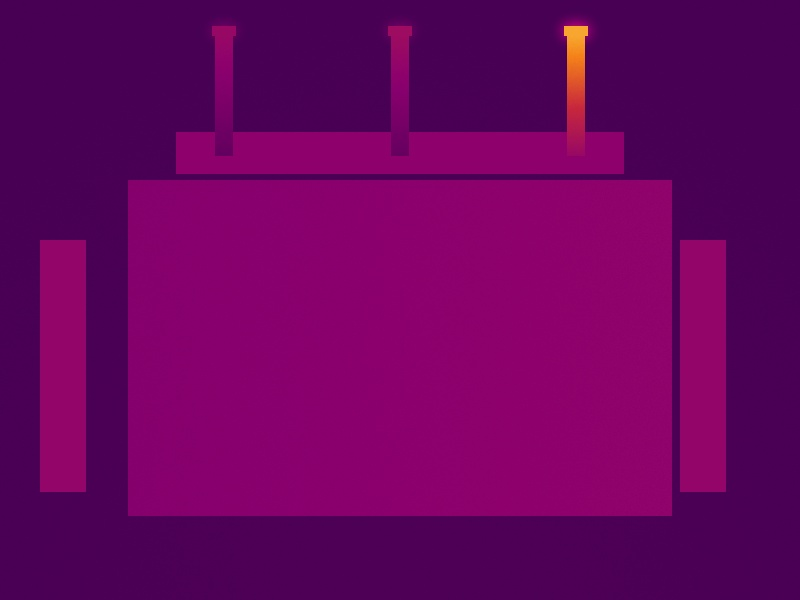
#> input picture PowerAI-Safety/data/samples/critical/critical_thermal_ironbow.jpg, 800 x 600 px
$ python -i colormaps.py   (imports and definitions only)
#> lines starting #> are read from the running program, lines starting #| are printed output that depends on the picture
#> further down, picture is the input picture: shape (600, 800, 3); mean B, G, R 95.7, 1, 106
"""红外伪彩色调色板：生成、反演与可视化。

红外相机通常只输出**伪彩色图像**（JPEG/PNG），像素值不再直接是温度，
而是「温度 → 调色板索引」映射后的 RGB 颜色。要恢复温度，必须把颜色反演
回调色板索引。

本模块的做法：
    1. 用控制点插值生成常见红外调色板（ironbow / rainbow / hot / gray）的 256 级表；
    2. 对输入图像，逐一计算像素到各调色板各级的距离，取总距离最小的调色板；
    3. 用该调色板做最近邻反演，得到 [0, 1] 的归一化值；
    4. 归一化值经线性映射得到温度：``T = t_min + v × (t_max - t_min)``。

**局限（必须知晓）**：
    本方法假设图像使用了上述标准调色板之一，且温度区间由配置给出。
    对于相机私有调色板或未标定的图像，反演得到的是**相对温度**
    （单调性与真实温度一致，绝对值可能整体偏移）。
    若需要精确绝对温度，应使用相机的辐射原始数据（16 位 TIFF/SEQ）
    或随图导出的标定文件。检测结果中的 ``backend`` 字段会标明实际使用的路径。
"""

from __future__ import annotations

import logging
from functools import lru_cache
from typing import Dict, List, Optional, Tuple

import cv2
import numpy as np

logger = logging.getLogger(__name__)

# ---------------------------------------------------------------------------
# 调色板控制点（RGB 空间，取值 0-255）
# ---------------------------------------------------------------------------
_PALETTE_STOPS: Dict[str, List[Tuple[float, Tuple[int, int, int]]]] = {
    # 铁红（ironbow）—— FLIR 默认调色板：黑 → 紫 → 红 → 橙 → 黄 → 白
    "ironbow": [
        (0.00, (0, 0, 0)),
        (0.15, (60, 0, 80)),
        (0.35, (140, 0, 110)),
        (0.55, (200, 40, 60)),
        (0.72, (245, 130, 25)),
        (0.86, (250, 205, 70)),
        (1.00, (255, 255, 255)),
    ],
    # 彩虹（rainbow / jet）：蓝 → 青 → 绿 → 黄 → 红
    "rainbow": [
        (0.00, (0, 0, 140)),
        (0.25, (0, 90, 255)),
        (0.50, (0, 220, 180)),
        (0.70, (190, 255, 20)),
        (0.85, (255, 200, 0)),
        (1.00, (200, 0, 0)),
    ],
    # 热金属（hot / white-hot）：黑 → 红 → 黄 → 白
    "hot": [
        (0.00, (0, 0, 0)),
        (0.33, (180, 0, 0)),
        (0.66, (255, 180, 0)),
        (1.00, (255, 255, 255)),
    ],
    # 灰阶
    "gray": [
        (0.00, (0, 0, 0)),
        (1.00, (255, 255, 255)),
    ],
}

PALETTE_NAMES: Tuple[str, ...] = tuple(_PALETTE_STOPS.keys())


@lru_cache(maxsize=8)
def build_palette_table(name: str, levels: int = 256) -> np.ndarray:
    """生成调色板查找表，形状 ``(levels, 3)``，RGB，uint8。

    控制点之间用线性插值。结果按 name+levels 缓存。
    """
    if name not in _PALETTE_STOPS:
        raise KeyError(f"未知调色板 {name!r}，可选：{list(_PALETTE_STOPS)}")

    stops = _PALETTE_STOPS[name]
    positions = np.array([s[0] for s in stops], dtype=np.float64)
    colors = np.array([s[1] for s in stops], dtype=np.float64)

    x = np.linspace(0.0, 1.0, levels)
    table = np.empty((levels, 3), dtype=np.float64)
    for channel in range(3):
        table[:, channel] = np.interp(x, positions, colors[:, channel])
    return np.clip(np.round(table), 0, 255).astype(np.uint8)


@lru_cache(maxsize=8)
def build_all_tables(levels: int = 256) -> np.ndarray:
    """所有调色板拼成一个数组，形状 ``(n_palettes, levels, 3)``。"""
    return np.stack([build_palette_table(name, levels) for name in PALETTE_NAMES], axis=0)


# ---------------------------------------------------------------------------
# 反演
# ---------------------------------------------------------------------------
def _nearest_palette_index(
    pixels_rgb: np.ndarray,
    tables: np.ndarray,
    chunk: int = 4096,
) -> Tuple[np.ndarray, np.ndarray, np.ndarray]:
    """把 RGB 像素匹配到最接近的调色板级。

    参数
    ----
    pixels_rgb : (N, 3) uint8
    tables     : (n_palettes, levels, 3) uint8

    返回
    ----
    (palette_idx (N,), level_idx (N,), distance (N,))
    """
    n_palettes, levels, _ = tables.shape
    flat = tables.reshape(n_palettes * levels, 3).astype(np.int32)

    out_palette = np.empty(len(pixels_rgb), dtype=np.int32)
    out_level = np.empty(len(pixels_rgb), dtype=np.int32)
    out_dist = np.empty(len(pixels_rgb), dtype=np.float32)

    for start in range(0, len(pixels_rgb), chunk):
        block = pixels_rgb[start:start + chunk].astype(np.int32)
        # (B, P*L) 的平方欧氏距离
        diff = block[:, None, :] - flat[None, :, :]
        dist = np.einsum("bpc,bpc->bp", diff, diff)
        best = np.argmin(dist, axis=1)
        out_palette[start:start + chunk] = best // levels
        out_level[start:start + chunk] = best % levels
        out_dist[start:start + chunk] = np.sqrt(dist[np.arange(len(block)), best])

    return out_palette, out_level, out_dist


def invert_palette(
    image_bgr: np.ndarray,
    sample_pixels: int = 20000,
    random_seed: int = 42,
    stretch: bool = True,
) -> Tuple[np.ndarray, str, float]:
    """把伪彩色热像图反演为 [0, 1] 的归一化温度场。

    先在随机抽样像素上选出最匹配的调色板，再对全图反演，兼顾速度与精度。

    参数
    ----
    stretch
        为 True 时按图像**实际用到的色阶范围**做拉伸。这是无标定信息时的
        兜底做法：很多热像图只占调色板的一段，直接除以 255 会把整幅图压到
        很窄的温度带上。
        为 False 时按完整调色板（0-255 级）线性映射。**已知温度区间时必须
        用 False** —— 该区间本身就隐含了「色阶 0 ↔ 温度下界，色阶 255 ↔ 温度
        上界」的对应关系，再按用量拉伸会引入系统性偏差
        （例如真实 80 ℃ 被拉伸成 150 ℃）。

    返回 ``(归一化温度场 (H, W) float32, 调色板名, 平均色距)``。
    平均色距可用于判断该图像是否真的符合已知调色板：色距越大越可疑。
    """
#> called with sample_pixels = 20000, random_seed = 42, stretch = True
    rgb = cv2.cvtColor(_ensure_bgr(image_bgr), cv2.COLOR_BGR2RGB)
    h, w = rgb.shape[:2]
#> h = 600; w = 800
    levels = build_palette_table(PALETTE_NAMES[0]).shape[0]
    tables = build_all_tables(levels)

    flat_rgb = rgb.reshape(-1, 3)

    # 第一步：抽样选调色板
    rng = np.random.default_rng(random_seed)
    n = len(flat_rgb)
#> n = 480000
    if n > sample_pixels:
        sample_idx = rng.choice(n, size=sample_pixels, replace=False)
#> sample_idx = 20000 values, max 479994 at index 5338, min 0 at index 14918, mean 238333.2
        sample = flat_rgb[sample_idx]
    else:
        sample = flat_rgb

    pal_idx, _, dist = _nearest_palette_index(sample, tables)
#> in _nearest_palette_index, `out_palette = np.empty(len(pixels_rgb), dtype=np.int32)`: out_palette = 20000 values, max 732916432 at index 5898, min -1257823616 at index 794, mean -158580433.9
#> in _nearest_palette_index, `out_level = np.empty(len(pixels_rgb), dtype=np.int32)`: out_level = 20000 values, max 732928088 at index 704, min -1257823616 at index 1046, mean -182023668.1
#> the loop in _nearest_palette_index, `for start in range(0, len(pixels_rgb), chunk):` made 5 passes
#> start on passes 2 to 5: 4096, 8192, 12288, 16384
#> pass 1, in _nearest_palette_index, `diff = block[:, None, :] - flat[None, :, :]`:
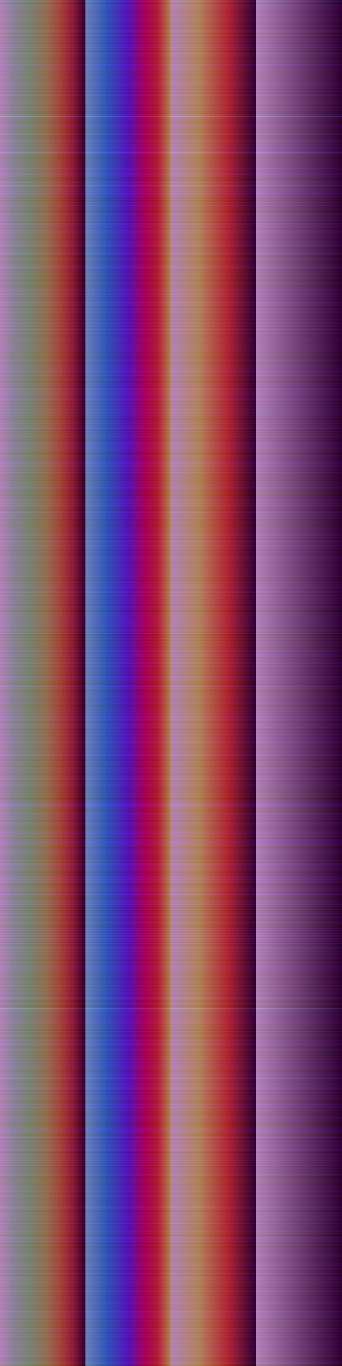
#> diff: shape (4096, 1024, 3) int32 (shown at 1/3 size); mean of channels 0, 1, 2 -36, -112, 2; drawn with min black and max white
#> pass 1, in _nearest_palette_index, `dist = np.einsum("bpc,bpc->bp", diff, diff)`:
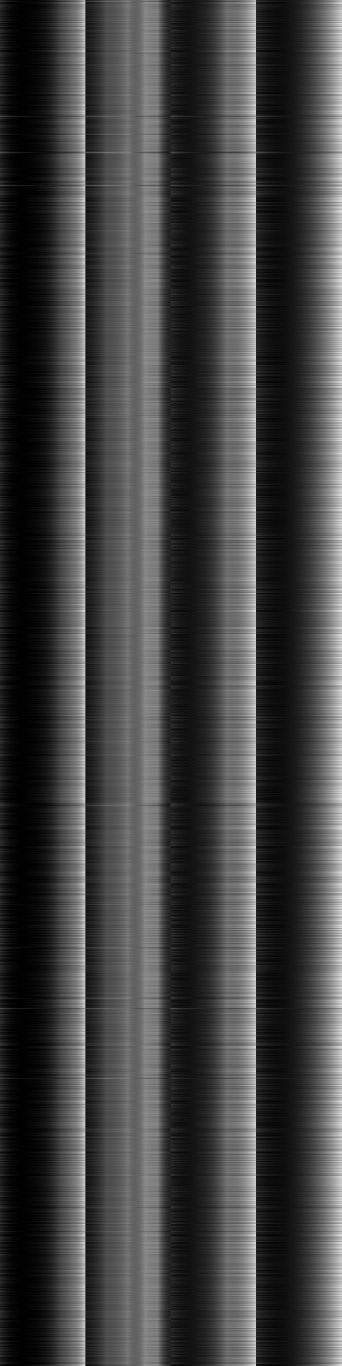
#> dist: shape (4096, 1024) int32 (shown at 1/3 size); min 0, max 148181, mean 38321.7; drawn with min black and max white
#> after the loop in _nearest_palette_index, `for start in range(0, len(pixels_rgb), chunk):`:
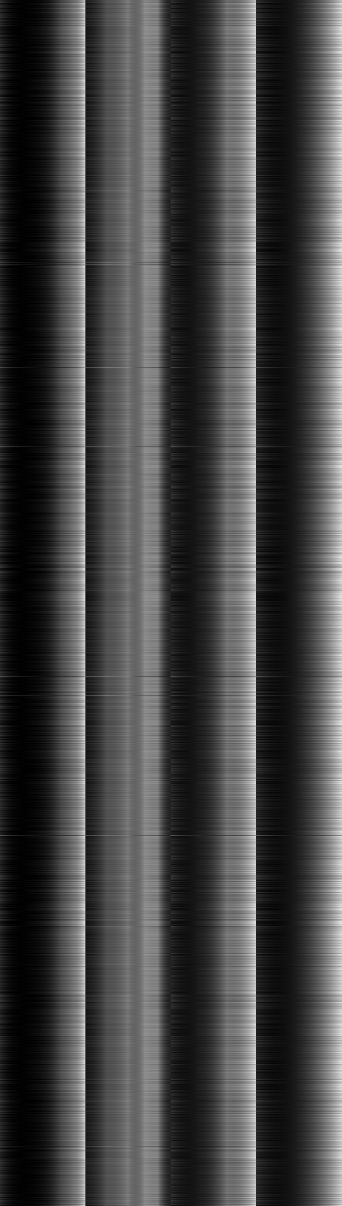
#> dist: shape (3616, 1024) int32 (shown at 1/3 size); min 0, max 144035, mean 38307.8; drawn with min black and max white
#> after the loop in _nearest_palette_index, `for start in range(0, len(pixels_rgb), chunk):`: out_dist = 20000 values, max 66.35 at index 8377, min 0 at index 0, mean 1.13; out_level = 20000 values, max 208 at index 350, min 41 at index 1830, mean 67.71; out_palette = 20000 values, max 2 at index 1830, min 0 at index 0, mean 0.0007
#> pal_idx has the same summary as out_palette in _nearest_palette_index; dist has the same summary as out_dist in _nearest_palette_index
    counts = np.bincount(pal_idx, minlength=len(PALETTE_NAMES))
#> counts = [19993, 0, 7, 0]
    # 以「平均距离最小」为准而非「出现次数最多」，避免大面积单色背景误导
    mean_dist = np.array([
        dist[pal_idx == i].mean() if counts[i] > 0 else np.inf
        for i in range(len(PALETTE_NAMES))
    ])
#> mean_dist = [1.12, inf, 26.38, inf]
    best_palette_id = int(np.argmin(mean_dist))
#> best_palette_id = 0
    best_name = PALETTE_NAMES[best_palette_id]
#> best_name = 'ironbow'

    # 第二步：用选中的调色板做全图反演
    single = build_palette_table(best_name, levels)[None, :, :]
#> single = 256 rows, first 8: [0, 0, 0], [2, 0, 2], [3, 0, 4], [5, 0, 6], [6, 0, 8], [8, 0, 10], [9, 0, 13], [11, 0, 15]
    _, full_level, full_dist = _nearest_palette_index(flat_rgb, single)
#> call 2 of _nearest_palette_index, with pixels_rgb = array of shape (480000, 3), tables = array of shape (1, 256, 3), chunk = 4096
#> in _nearest_palette_index (call 2), `flat = tables.reshape(n_palettes * levels, 3).astype(np.int32)`: flat has the same summary as single in invert_palette
#> the loop in _nearest_palette_index (call 2), `for start in range(0, len(pixels_rgb), chunk):` made 118 passes
#> start on passes 2 to 13: 4096, 8192, 12288, 16384, 20480, 24576, 28672, 32768, 36864, 40960, 45056, 49152
#> pass 1, in _nearest_palette_index (call 2), `diff = block[:, None, :] - flat[None, :, :]`:
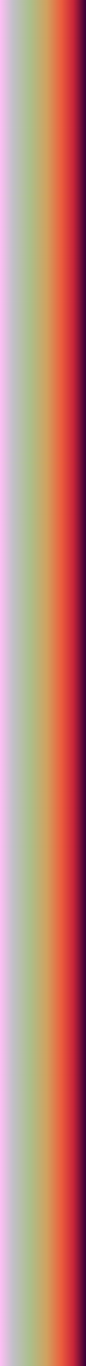
#> diff: shape (4096, 256, 3) int32 (shown at 1/3 size); mean of channels 0, 1, 2 -94.2, -74.3, 5.2; drawn with min black and max white
#> pass 1, in _nearest_palette_index (call 2), `dist = np.einsum("bpc,bpc->bp", diff, diff)`:
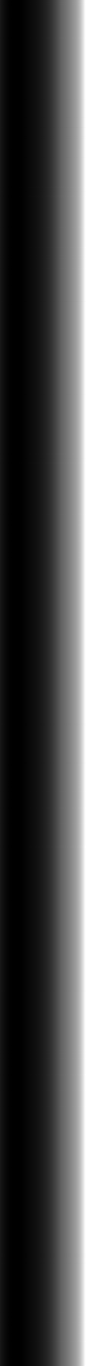
#> dist: shape (4096, 256) int32 (shown at 1/3 size); min 1, max 128465, mean 30575.6; drawn with min black and max white
#> after the loop in _nearest_palette_index (call 2), `for start in range(0, len(pixels_rgb), chunk):`:
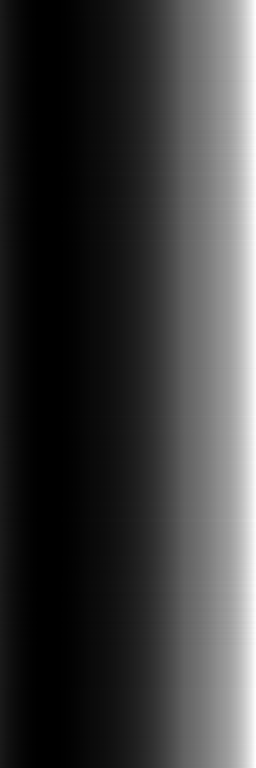
#> dist: shape (768, 256) int32; min 0, max 127390, mean 29767; drawn with min black and max white

    used = full_level.astype(np.float32)
    if stretch:
        # 按图像实际用到的级范围拉伸，而不是硬套 0-255。
        # 原因：许多热像图只占调色板的一段（例如 90-180 级），
        # 若直接除以 255，整幅图会被压缩到很窄的温度带上，温度分辨率极低。
        lo, hi = float(used.min()), float(used.max())
#> lo = 24; hi = 228
        if hi - lo < 1e-6:
            logger.warning("热像图颜色几乎单一（色阶范围 %.1f-%.1f），温度反演不可靠", lo, hi)
            normalized = np.zeros_like(used)
        else:
            normalized = (used - lo) / (hi - lo)
    else:
        # 已知标定区间：色阶 0 ↔ 温度下界，色阶 255 ↔ 温度上界，直接线性映射。
        lo, hi = 0.0, float(levels - 1)
        normalized = np.clip(used / hi, 0.0, 1.0)

    temperature_field = normalized.reshape(h, w).astype(np.float32)
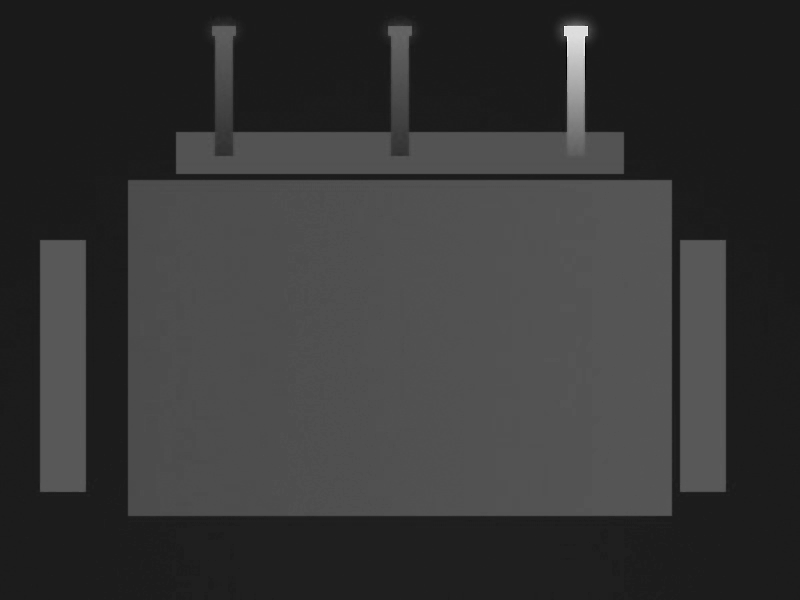
#> temperature_field: shape (600, 800) float32; min 0, max 1, mean 0.213
    mean_color_distance = float(full_dist.mean())
#> mean_color_distance = 1.14

    logger.debug(
        "调色板反演：%s，色阶 %d-%d，平均色距 %.1f",
        best_name, int(lo), int(hi), mean_color_distance,
    )
    return temperature_field, best_name, mean_color_distance


def _ensure_bgr(image: np.ndarray) -> np.ndarray:
    if image.ndim == 2:
        return cv2.cvtColor(image, cv2.COLOR_GRAY2BGR)
    if image.shape[2] == 4:
        return cv2.cvtColor(image, cv2.COLOR_BGRA2BGR)
    return image


# ---------------------------------------------------------------------------
# 正向映射（可视化用）
# ---------------------------------------------------------------------------
def apply_colormap(normalized: np.ndarray, name: str = "ironbow") -> np.ndarray:
    """把 [0, 1] 的归一化场渲染为 BGR 图像（用于生成温度分布示意图）。"""
    table = build_palette_table(name)
    levels = table.shape[0]
    indices = np.clip(np.round(normalized * (levels - 1)), 0, levels - 1).astype(np.int32)
    rgb = table[indices]
    return cv2.cvtColor(rgb.astype(np.uint8), cv2.COLOR_RGB2BGR)


def normalized_to_temperature(
    normalized: np.ndarray,
    temp_min_c: float,
    temp_max_c: float,
) -> np.ndarray:
    """归一化场 → 摄氏度温度场。"""
    return (temp_min_c + normalized * (temp_max_c - temp_min_c)).astype(np.float32)


__all__ = [
    "PALETTE_NAMES",
    "build_palette_table",
    "build_all_tables",
    "invert_palette",
    "apply_colormap",
    "normalized_to_temperature",
]

>>> import cv2
>>> picture = cv2.imread('../../data/samples/critical/critical_thermal_ironbow.jpg')
>>> result = invert_palette(picture)

$ run again, on PowerAI-Safety/data/samples/critical/critical_thermal.png
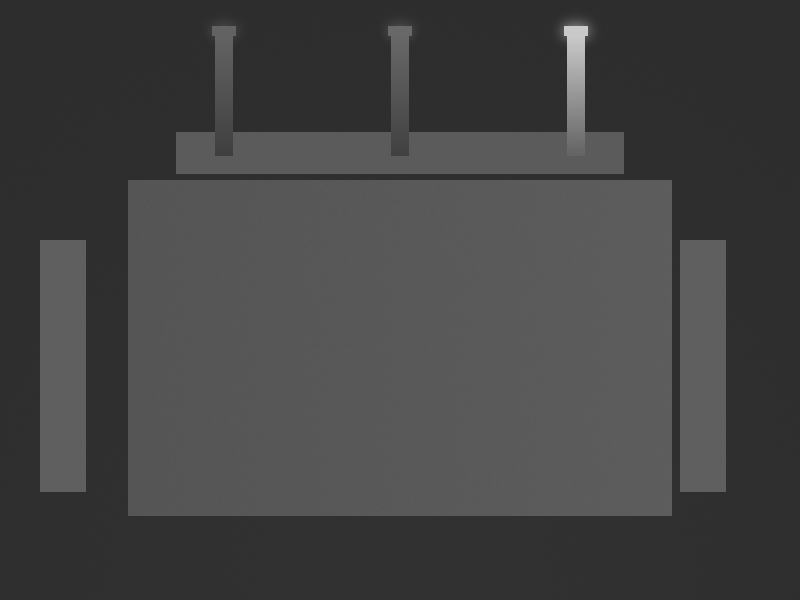
#> input picture PowerAI-Safety/data/samples/critical/critical_thermal.png, 800 x 600 px
#> picture is the input picture: shape (600, 800, 3); min 44, max 202, mean 67.5
#> n = 480000
#> sample_idx = 20000 values, max 479994 at index 5338, min 0 at index 14918, mean 238333.2
#> in _nearest_palette_index, `out_palette = np.empty(len(pixels_rgb), dtype=np.int32)`: out_palette = 20000 values, max 732916432 at index 5898, min -1257823616 at index 794, mean -158580433.9
#> in _nearest_palette_index, `out_level = np.empty(len(pixels_rgb), dtype=np.int32)`: out_level = 20000 values, max 732928088 at index 704, min -1257823616 at index 1046, mean -182023668.1
#> the loop in _nearest_palette_index, `for start in range(0, len(pixels_rgb), chunk):` made 5 passes
#> start on passes 2 to 5: 4096, 8192, 12288, 16384
#> after the loop in _nearest_palette_index, `for start in range(0, len(pixels_rgb), chunk):`: out_dist = 20000 values from 0 to 0; out_level = 20000 values, max 201 at index 350, min 44 at index 72, mean 67.73; out_palette = 20000 values from 3 to 3
#> in invert_palette, `pal_idx, _, dist = _nearest_palette_index(sample, tables)`: dist = 20000 values from 0 to 0
#> counts = [0, 0, 0, 20000]
#> mean_dist = [inf, inf, inf, 0]
#> best_palette_id = 3
#> best_name = 'gray'
#> single = 256 rows, first 8: [0, 0, 0], [1, 1, 1], [2, 2, 2], [3, 3, 3], [4, 4, 4], [5, 5, 5], [6, 6, 6], [7, 7, 7]
#> flat has the same summary as single in invert_palette
#> the loop in _nearest_palette_index (call 2), `for start in range(0, len(pixels_rgb), chunk):` made 118 passes
#> start on passes 2 to 9: 4096, 8192, 12288, 16384, 20480, 24576, 28672, 32768
#> after the loop in _nearest_palette_index (call 2), `for start in range(0, len(pixels_rgb), chunk):`:
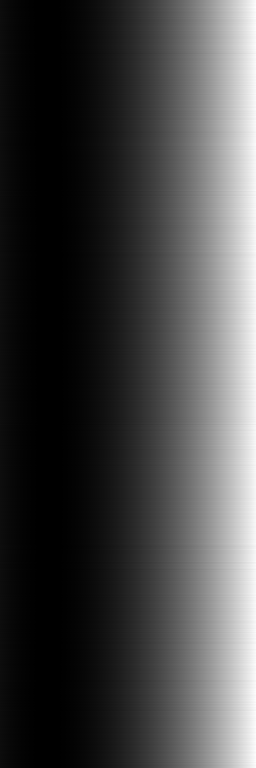
#> dist: shape (768, 256) int32; min 0, max 132300, mean 35262.9; drawn with min black and max white
#> lo = 44; hi = 202
#> in invert_palette, `temperature_field = normalized.reshape(h, w).astype(np.float32)`:
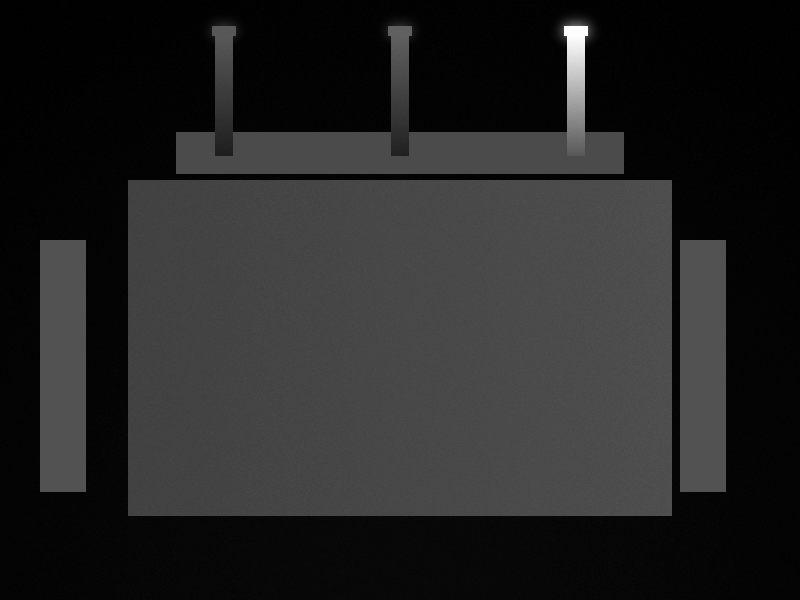
#> temperature_field: shape (600, 800) float32; min 0, max 1, mean 0.149
#> mean_color_distance = 0
